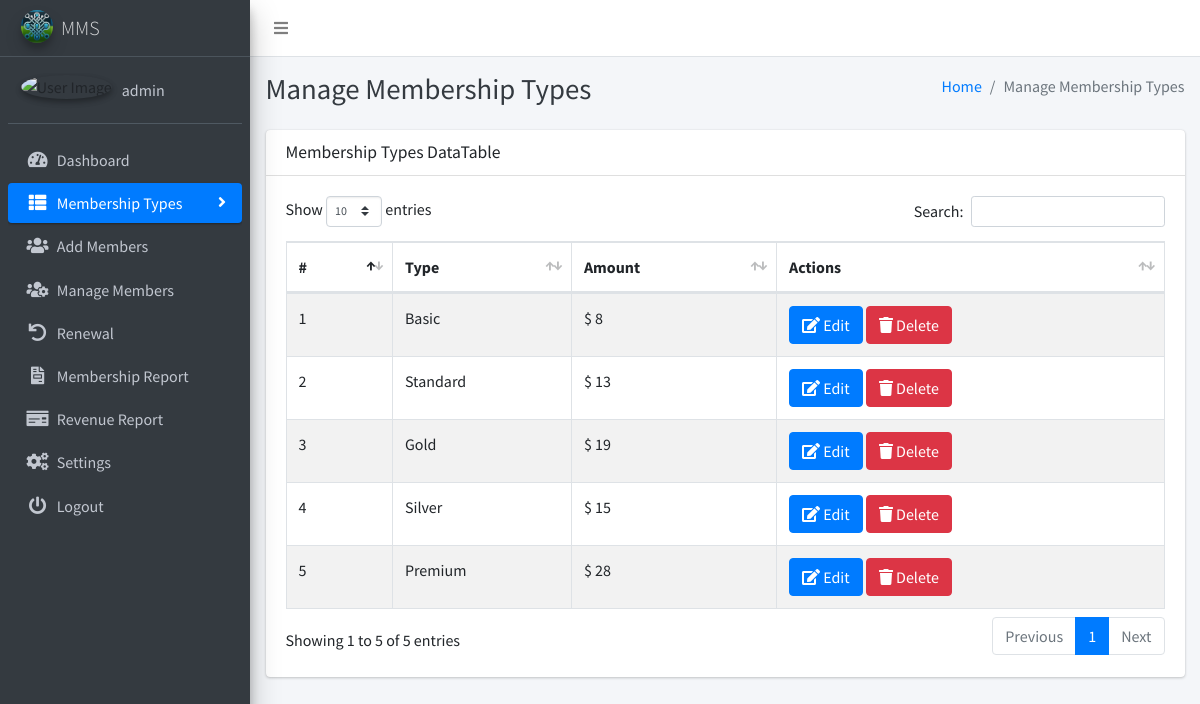
Page /view_type.php (signed in) on the committed database.
### tables this page shows
CREATE TABLE IF NOT EXISTS `settings` (
`id` int(11) NOT NULL,
  `system_name` varchar(255) NOT NULL,
  `logo` varchar(255) NOT NULL,
  `currency` varchar(50) NOT NULL
);

CREATE TABLE IF NOT EXISTS `users` (
`id` int(11) NOT NULL,
  `user_name` varchar(255) NOT NULL,
  `email` varchar(255) NOT NULL,
  `password` varchar(255) NOT NULL,
  `image` varchar(255) DEFAULT 'uploads\users_photos\default.png',
  `registration_date` timestamp NOT NULL DEFAULT CURRENT_TIMESTAMP,
  `updated_date` timestamp NOT NULL DEFAULT CURRENT_TIMESTAMP ON UPDATE CURRENT_TIMESTAMP
);

CREATE TABLE IF NOT EXISTS `membership_types` (
`id` int(11) NOT NULL,
  `type` varchar(255) NOT NULL,
  `amount` int(11) NOT NULL
);

### view_type.php (the view, shortened to what this page needs)
<?php
  include('includes/config.php');
  $selectQuery = "SELECT * FROM membership_types";
  $result = $conn->query($selectQuery);
  $fetchCurrencyQuery = "SELECT currency FROM settings WHERE id = 1";
  $fetchCurrencyResult = $conn->query($fetchCurrencyQuery);
  if ($fetchCurrencyResult->num_rows > 0) {
    $currencyDetails = $fetchCurrencyResult->fetch_assoc();
    $currencySymbol = $currencyDetails['currency'];
  } else {
    $currencySymbol = '$';
  }
?>
<!DOCTYPE html>
<html lang="en">
<?php include('includes/header.php'); ?>
<body class="hold-transition sidebar-mini layout-fixed layout-navbar-fixed layout-footer-fixed">
  <div class="wrapper">
    <?php include('includes/nav.php'); ?>
    <?php include('includes/sidebar.php'); ?>
    <div class="content-wrapper">
      <?php include('includes/pagetitle.php'); ?>
      <section class="content">
        <div class="container-fluid">
          <div class="row">
            <div class="col-12">
              <div class="card">
                <div class="card-header">
                  <h3 class="card-title">Membership Types DataTable</h3>
                </div>
                <div class="card-body">
                  <table id="example1" class="table table-bordered table-striped">
                    <thead>
                      <tr>
                        <th>#</th>
                        <th>Type</th>
                        <th>Amount</th>
                        <th>Actions</th>
                      </tr>
                    </thead>
                    <tbody>
                      <?php
                      $counter = 1;
                      while ($row = $result->fetch_assoc()) {
                        echo "<tr>";
                        echo "<td>{$counter}</td>";
                        echo "<td>{$row['type']}</td>";
                        echo "<td>{$currencySymbol} {$row['amount']}</td>";
                        echo "<td>
                            <a href='edit_type.php?id={$row['id']}' class='btn btn-primary'><i class='fas fa-edit'></i> Edit</a>
                            <button class='btn btn-danger' onclick='deleteMembership({$row['id']})'><i class='fas fa-trash'></i> Delete</button>
                          </td>";
                        echo "</tr>";
                        $counter++;
                      }
                      ?>
                    </tbody>
                  </table>
                </div>
              </div>
            </div>
          </div>
        </div>
      </section>
    </div>
  </div>
</body>
</html>

### includes/sidebar.php (shortened to what this page needs)
<?php
$current_page = basename($_SERVER['PHP_SELF']);
?>
<aside class="main-sidebar sidebar-dark-primary elevation-4">
  <a href="" class="brand-link">
    <img src="<?php echo getLogoUrl(); ?>" alt="Logo" class="brand-image img-circle elevation-3" style="opacity: .8">
    <span class="brand-text font-weight-light"><?php echo getSystemName(); ?></span>
  </a>
  <?php
    function getSystemName()
    {
        global $conn;
        $systemNameQuery = "SELECT system_name FROM settings";
        $systemNameResult = $conn->query($systemNameQuery);
        if ($systemNameResult->num_rows > 0) {
            $systemNameRow = $systemNameResult->fetch_assoc();
            return $systemNameRow['system_name'];
        } else {
            return 'MMS';
        }
    }
    function getLogoUrl()
    {
        global $conn;
        $logoQuery = "SELECT logo FROM settings";
        $logoResult = $conn->query($logoQuery);
        if ($logoResult->num_rows > 0) {
            $logoRow = $logoResult->fetch_assoc();
            return $logoRow['logo'];
        } else {
            return 'dist/img/AdminLTELogo.png';
        }
    }
    function getUserName() {
      global $conn;
      $userNameQuery = "SELECT user_name FROM users";
      $userNameResult = $conn->query($userNameQuery);
      if ($userNameResult->num_rows > 0) {
          $userNameRow = $userNameResult->fetch_assoc();
          return $userNameRow['user_name'];
      } else {
          return 'User';
      }
    }
  ?>
  <div class="sidebar">
    <div class="user-panel mt-3 pb-3 mb-3 d-flex">
      <div class="image">
        <img src="<?php echo $_SESSION['image'] ?>" class="img-circle elevation-2" alt="User Image">
      </div>
      <div class="info">
        <a href="#" class="d-block"><?php echo getUserName(); ?></a>
      </div>
    </div>
    <nav class="mt-2">
      <ul class="nav nav-pills nav-sidebar flex-column" data-widget="treeview" role="menu" data-accordion="false">
        <li class="nav-item">
          <a href="dashboard.php" class="nav-link <?php echo ($current_page == 'dashboard.php') ? 'active' : ''; ?>">
            <i class="nav-icon fas fa-tachometer-alt"></i>
            <p>
              Dashboard
            </p>
          </a>
        </li>
        <li class="nav-item has-treeview">
          <a href="#" class="nav-link <?php echo ($current_page == 'add_type.php' || $current_page == 'view_type.php' || $current_page == 'edit_type.php') ? 'active' : ''; ?>">
            <i class="nav-icon fas fa-th-list"></i>
            <p>
              Membership Types
              <i class="fas fa-angle-right right"></i>
            </p>
          </a>
        </li>
        <li class="nav-item">
          <a href="add_members.php" class="nav-link <?php echo ($current_page == 'add_members.php') ? 'active' : ''; ?>">
            <i class="nav-icon fas fa-users"></i>
            <p>Add Members</p>
          </a>
        </li>
        <li class="nav-item">
          <a href="manage_members.php" class="nav-link <?php echo ($current_page == 'manage_members.php' || $current_page == 'edit_member.php' || $current_page == 'memberProfile.php') ? 'active' : ''; ?>">
            <i class="nav-icon fas fa-users-cog"></i>
            <p>Manage Members</p>
          </a>
        </li>
        <li class="nav-item">
          <a href="list_renewal.php" class="nav-link <?php echo ($current_page == 'list_renewal.php' || $current_page == 'renew.php') ? 'active' : ''; ?>">
          <i class="nav-icon fas fa-undo"></i>
            <p>Renewal</p>
          </a>
        </li>
        <li class="nav-item">
          <a href="report.php" class="nav-link <?php echo ($current_page == 'report.php') ? 'active' : ''; ?>">
            <i class="nav-icon fas fa-file-invoice"></i>
            <p>Membership Report</p>
          </a>
        </li>
        <li class="nav-item">
          <a href="revenue_report.php" class="nav-link <?php echo ($current_page == 'revenue_report.php') ? 'active' : ''; ?>">
            <i class="nav-icon fas fa-money-check"></i>
            <p>Revenue Report</p>
          </a>
        </li>
        <li class="nav-item">
          <a href="settings.php" class="nav-link <?php echo ($current_page == 'settings.php') ? 'active' : ''; ?>">
            <i class="nav-icon fas fa-cogs"></i>
            <p>Settings</p>
          </a>
        </li>
        <li class="nav-item">
          <a href="logout.php" class="nav-link <?php echo ($current_page == 'logout.php') ? 'active' : ''; ?>">
            <i class="nav-icon fas fa-power-off"></i>
            <p>Logout</p>
          </a>
        </li>
      </ul>
    </nav>
  </div>
</aside>

### rows in the picture
settings: logo (picture), system_name "MMS", currency "$"
users: user_name "admin"
membership_types: type "Basic", amount "8"
membership_types: type "Standard", amount "13"
membership_types: type "Gold", amount "19"
membership_types: type "Silver", amount "15"
membership_types: type "Premium", amount "28"

### other values in the picture
$pageTitle "Manage Membership Types"
